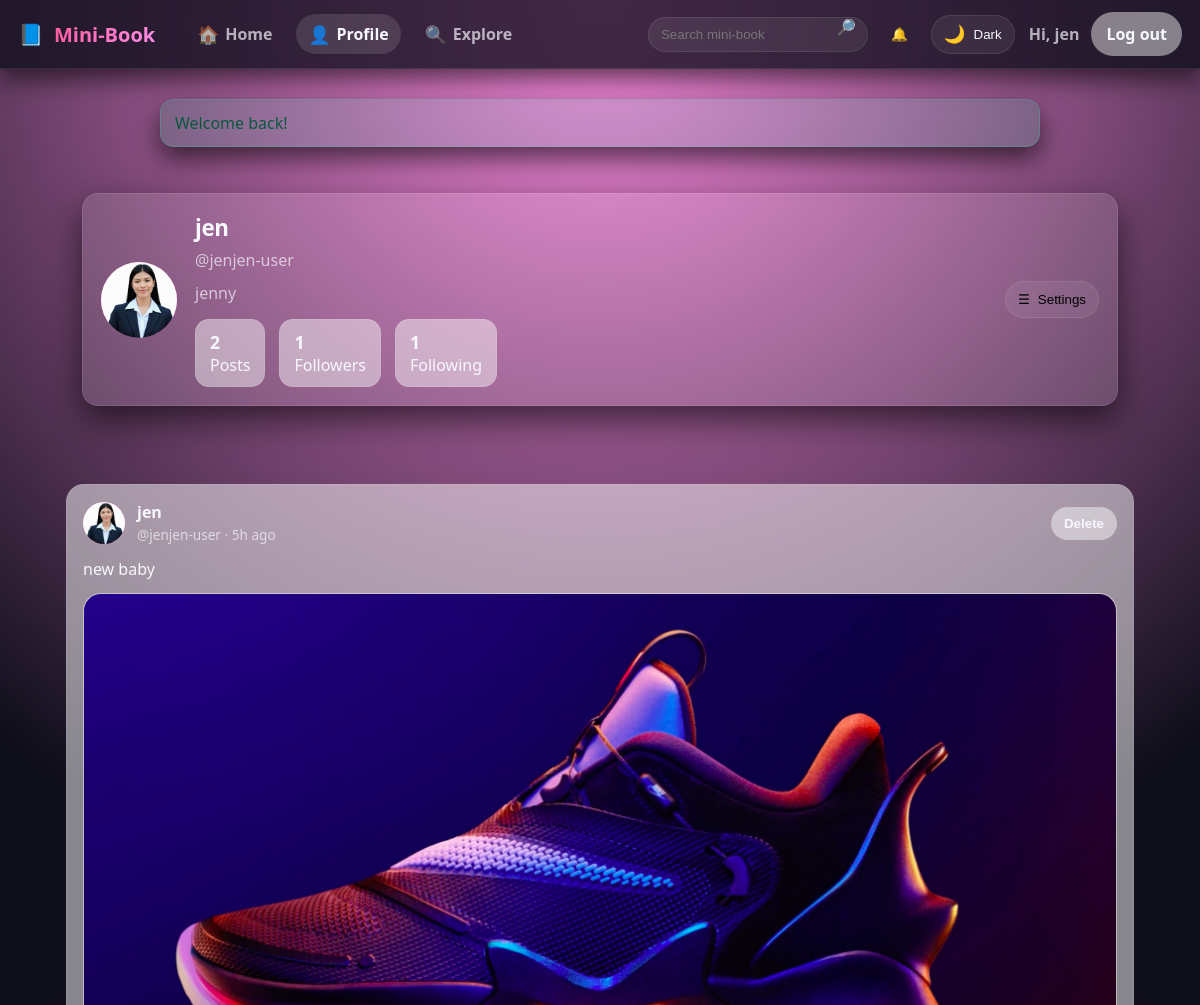
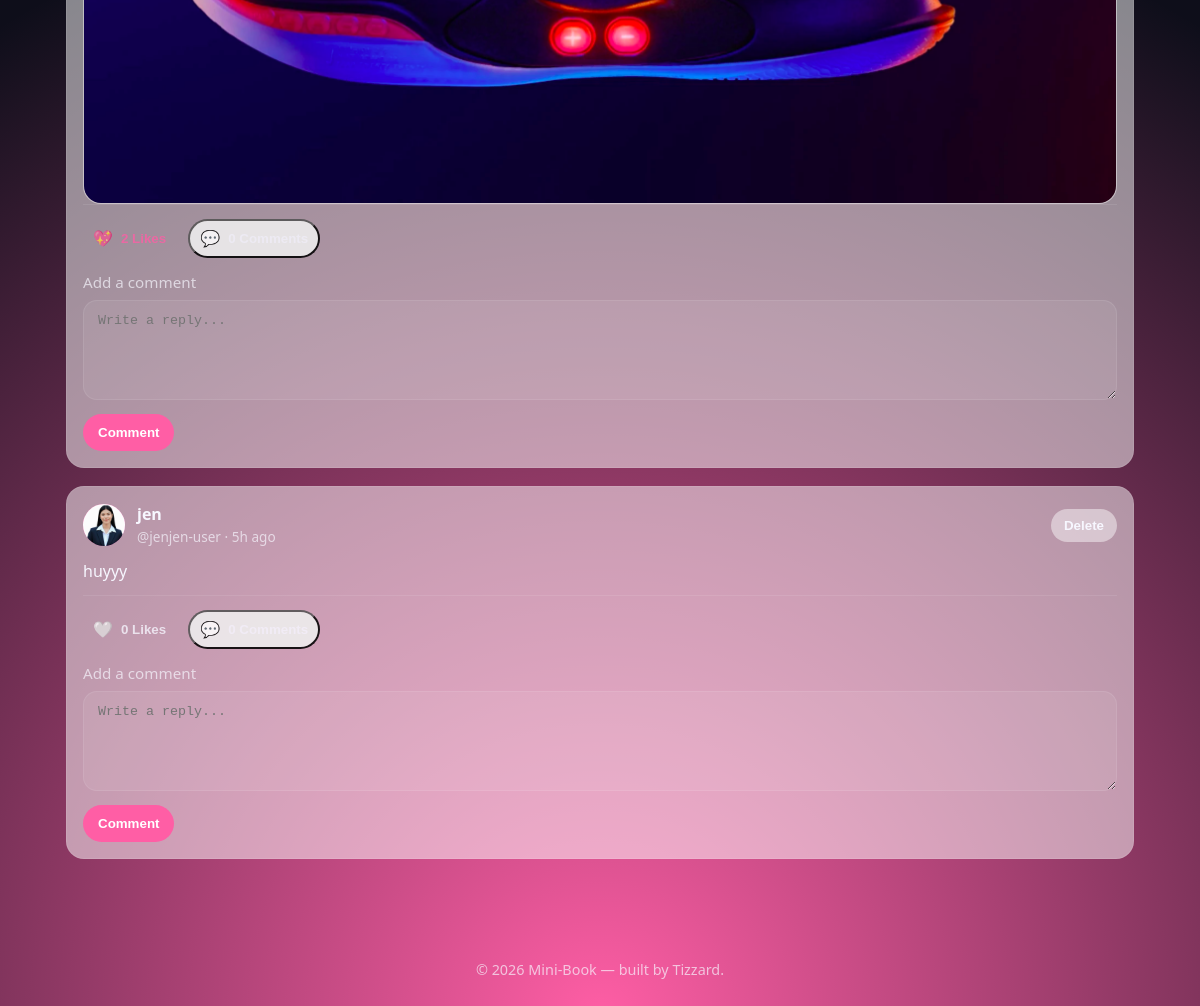
The page /profile.php?u=jenjen-user (signed in) on the database its author committed (2 pictures, top to bottom).
### tables this page shows
CREATE TABLE users (
    id INTEGER PRIMARY KEY AUTOINCREMENT,
    username TEXT NOT NULL UNIQUE,
    password_hash TEXT NOT NULL,
    full_name TEXT NOT NULL,
    bio TEXT DEFAULT '',
    created_at TEXT NOT NULL
, profile_pic TEXT DEFAULT NULL);

CREATE TABLE posts (
    id INTEGER PRIMARY KEY AUTOINCREMENT,
    user_id INTEGER NOT NULL,
    content TEXT NOT NULL,
    created_at TEXT NOT NULL, media TEXT DEFAULT NULL,
    FOREIGN KEY(user_id) REFERENCES users(id) ON DELETE CASCADE
);

### init.php (called while the page is built, shortened)
<?php
function mini_book_db(): PDO
{
    static $pdo;
    if ($pdo instanceof PDO) {
        return $pdo;
    }
    $dsn = 'sqlite:' . MINIBOOK_DB_PATH;
    $pdo = new PDO($dsn, null, null, [
        PDO::ATTR_ERRMODE => PDO::ERRMODE_EXCEPTION,
        PDO::ATTR_DEFAULT_FETCH_MODE => PDO::FETCH_ASSOC,
    ]);
    $pdo->exec('PRAGMA foreign_keys = ON');
    return $pdo;
}
function current_user(): ?array
{
    $db = mini_book_db();
    $stmt = $db->prepare('SELECT id, username, full_name, bio, created_at FROM users WHERE id = ?');
    $stmt->execute([$_SESSION['user_id']]);
    $user = $stmt->fetch();
    return $user ?: null;
}
function flash_get(string $key): ?string
{
    if (!isset($_SESSION['flash'][$key])) {
        return null;
    }
    $msg = $_SESSION['flash'][$key];
    return $msg;
}
function escape_html(string $value): string
{
    return htmlspecialchars($value, ENT_QUOTES | ENT_SUBSTITUTE, 'UTF-8');
}
function human_time(string $datetime): string
{
    $then = new DateTime($datetime);
    $now = new DateTime();
    $diff = $now->getTimestamp() - $then->getTimestamp();
    if ($diff < 86400) {
        $h = (int)floor($diff / 3600);
        return $h . 'h ago';
    }
    return $then->format('M j, Y');
}
function asset(string $path): string
{
    $base = rtrim(dirname($_SERVER['SCRIPT_NAME'] ?? ''), '/');
    if ($base === '' || $base === '/') {
        return '/' . ltrim($path, '/');
    }
    return $base . '/' . ltrim($path, '/');
}
function menu_active(string $page): string
{
    return (basename($_SERVER['PHP_SELF']) === $page) ? 'active' : '';
}
function count_followers(int $userId): int
{
    $db = mini_book_db();
    $stmt = $db->prepare('SELECT COUNT(*) FROM follows WHERE user_id = ?');
    $stmt->execute([$userId]);
    return (int)$stmt->fetchColumn();
}
function count_following(int $userId): int
{
    $db = mini_book_db();
    $stmt = $db->prepare('SELECT COUNT(*) FROM follows WHERE follower_id = ?');
    $stmt->execute([$userId]);
    return (int)$stmt->fetchColumn();
}
function is_post_liked(int $userId, int $postId): bool
{
    $db = mini_book_db();
    $stmt = $db->prepare('SELECT 1 FROM likes WHERE user_id = ? AND post_id = ?');
    $stmt->execute([$userId, $postId]);
    return (bool)$stmt->fetchColumn();
}
function get_user_by_username(string $username): ?array
{
    $db = mini_book_db();
    $stmt = $db->prepare('SELECT id, username, full_name, bio, profile_pic, created_at FROM users WHERE username = ?');
    $stmt->execute([$username]);
    return $stmt->fetch() ?: null;
}
function get_post_like_count(int $postId): int
{
    $db = mini_book_db();
    $stmt = $db->prepare('SELECT COUNT(*) FROM likes WHERE post_id = ?');
    $stmt->execute([$postId]);
    return (int)$stmt->fetchColumn();
}
function get_posts_for_user(int $userId, int $limit = 50): array
{
    $db = mini_book_db();
    $stmt = $db->prepare(
        'SELECT p.*, u.username, u.full_name, u.profile_pic FROM posts p JOIN users u ON p.user_id = u.id WHERE p.user_id = ? ORDER BY p.created_at DESC LIMIT ?'
    );
    $stmt->bindValue(1, $userId, PDO::PARAM_INT);
    $stmt->bindValue(2, $limit, PDO::PARAM_INT);
    $stmt->execute();
    return $stmt->fetchAll();
}
function get_profile_pic_url(?string $filename): string
{
    $safe = basename($filename);
    return asset('data/uploads/' . $safe);
}

### profile.php (the view, shortened to what this page needs)
<?php
require_once __DIR__ . '/init.php';
$user = current_user();
$username = trim($_GET['u'] ?? '');
$profile = get_user_by_username($username);
    ?>
    <?php
$posts = get_posts_for_user($profile['id'], 50);
$isMe = $profile['id'] === $user['id'];
require __DIR__ . '/header.php';
?>
<div class="page-wrapper">
  <div class="card">
    <div class="profile-header">
      <div class="profile-avatar" aria-hidden="true">
        <img src="<?= escape_html(get_profile_pic_url($profile['profile_pic'] ?? null)) ?>" alt="Profile picture" />
      </div>
      <div class="profile-meta">
        <h1><?= escape_html($profile['full_name']) ?></h1>
        <p style="margin: 6px 0 0; color: var(--text-muted);">@<?= escape_html($profile['username']) ?></p>
        <?php if ($profile['bio']): ?>
          <p style="margin: 10px 0 0; line-height: 1.5;"><?= nl2br(escape_html($profile['bio'])) ?></p>
        <?php else: ?>
          <p style="margin: 10px 0 0; color: var(--text-muted);">No bio yet. Add one from your feed.</p>
        <?php endif; ?>
        <div class="profile-stats">
          <div class="profile-stat">
            <strong><?= count($posts) ?></strong>
            Posts
          </div>
          <div class="profile-stat">
            <strong><?= count_followers($profile['id']) ?></strong>
            Followers
          </div>
          <div class="profile-stat">
            <strong><?= count_following($profile['id']) ?></strong>
            Following
          </div>
        </div>
      </div>
        <?php if ($isMe): ?>
          <div class="profile-settings">
            <button id="profileSettingsToggle" type="button" class="profile-settings-toggle" aria-haspopup="true" aria-expanded="false">
              <span aria-hidden="true">☰</span>
              <span>Settings</span>
            </button>
          </div>
        <?php endif; ?>
      </div>
    </div>
  </div>
  <?php if (count($posts) === 0): ?>
    <div class="card" style="text-align: center;">
      <p style="margin: 0;">No posts yet. Come back later!</p>
    </div>
  <?php else: ?>
    <?php foreach ($posts as $post): ?>
      <?php
        $liked = is_post_liked($user['id'], $post['id']);
        $likeCount = get_post_like_count($post['id']);
        $commentCount = get_post_comment_count($post['id']);
      ?>
      <article class="post">
        <div class="post-header">
          <a class="post-avatar" href="profile.php?u=<?= urlencode($post['username']) ?>" aria-label="View profile">
            <img src="<?= escape_html(get_profile_pic_url($post['profile_pic'] ?? null)) ?>" alt="<?= escape_html($post['full_name']) ?>" />
          </a>
          <div class="post-meta">
            <a href="profile.php?u=<?= urlencode($post['username']) ?>"><strong><?= escape_html($post['full_name']) ?></strong></a>
            <span>@<?= escape_html($post['username']) ?> · <?= human_time($post['created_at']) ?></span>
          </div>
          <?php if ($post['user_id'] === $user['id']): ?>
            <form method="post" action="post.php" style="margin:0;">
              <button type="submit" class="btn secondary" style="padding: 8px 12px;">Delete</button>
            </form>
          <?php endif; ?>
        </div>
        <div class="post-content"><?= nl2br(escape_html($post['content'])) ?></div>
        <?php if (!empty($post['media'])): ?>
          <div class="post-media">
            <img src="<?= escape_html(get_profile_pic_url($post['media'])) ?>" alt="Attached photo" />
          </div>
        <?php endif; ?>
        <div class="post-actions">
          <form method="post" action="post.php" class="post-action" style="display:inline-flex;">
            <button type="submit" class="post-action <?= $liked ? 'active' : '' ?>" style="border:none; background:transparent; padding:0;">
              <span class="icon"><?= $liked ? '💖' : '🤍' ?></span>
              <span><?= $likeCount ?> Like<?= $likeCount === 1 ? '' : 's' ?></span>
            </button>
          </form>
          <button class="post-action" type="button" onclick="document.getElementById('comment-form-<?= $post['id'] ?>').scrollIntoView({ behavior: 'smooth' });">
            <span class="icon">💬</span>
            <span><?= $commentCount ?> Comment<?= $commentCount === 1 ? '' : 's' ?></span>
          </button>
        </div>
        <form id="comment-form-<?= $post['id'] ?>" method="post" action="post.php">
          <div class="input-group" style="margin-top: 14px;">
            <label for="comment_<?= $post['id'] ?>">Add a comment</label>
            <textarea id="comment_<?= $post['id'] ?>" name="content" required placeholder="Write a reply..."></textarea>
          </div>
          <button type="submit" class="btn" style="padding: 10px 14px;">Comment</button>
        </form>
      </article>
    <?php endforeach; ?>
  <?php endif; ?>
<?php require __DIR__ . '/footer.php';

### header.php (shortened to what this page needs)
<?php
$user = current_user();
?>
<!DOCTYPE html>
<html lang="en">
<head>
  <link rel="stylesheet" href="<?= asset('assets/css/style.css') ?>" />
</head>
<body class="site-body">
  <header class="main-header">
    <div class="header-left">
      <a class="brand" href="feed.php" aria-label="Mini-Book Home">
        <span class="brand-logo" aria-hidden="true">📘</span>
        <span class="brand-text">Mini-Book</span>
      </a>
      <?php if ($user): ?>
        <nav class="primary-nav" aria-label="Primary">
          <a href="feed.php" class="nav-link <?= menu_active('feed.php') ?>" title="Home">
            <span aria-hidden="true" class="icon">🏠</span>
            <span class="nav-label">Home</span>
          </a>
          <a href="profile.php?u=<?= urlencode($user['username']) ?>" class="nav-link <?= menu_active('profile.php') ?>" title="Profile">
            <span aria-hidden="true" class="icon">👤</span>
            <span class="nav-label">Profile</span>
          </a>
          <a href="feed.php" class="nav-link" title="Explore">
            <span aria-hidden="true" class="icon">🔍</span>
            <span class="nav-label">Explore</span>
          </a>
        </nav>
      <?php endif; ?>
    </div>
    <div class="header-right">
      <?php if ($user): ?>
        <div class="search-wrapper">
          <form method="get" action="feed.php" class="search-form" role="search">
            <input name="q" type="search" placeholder="Search mini-book" aria-label="Search" class="search-input" />
            <button type="submit" class="search-btn" title="Search">🔎</button>
          </form>
        </div>
        <div class="notifications">
          <button id="notificationsToggle" type="button" class="icon-button" aria-haspopup="true" aria-expanded="false" aria-label="Notifications" onclick="window.toggleNotifications?.()">
            <span class="icon">🔔</span>
          </button>
        </div>
      <?php endif; ?>
      <div class="toggle-wrapper" title="Toggle dark mode">
        <button id="themeToggle" class="theme-toggle" aria-label="Toggle dark mode">
          <span class="icon">🌙</span>
          <span class="toggle-label">Dark</span>
        </button>
      </div>
      <?php if ($user): ?>
        <div class="account-menu">
          <span class="account-name">Hi, <?= escape_html($user['full_name'] ?? $user['username']) ?></span>
          <a class="btn secondary" href="logout.php">Log out</a>
        </div>
      <?php endif; ?>
    </div>
  </header>
  <main class="page-wrapper">
    <?php if ($flash = flash_get('success')): ?>
      <div class="toast toast-success" role="status"><?= escape_html($flash) ?></div>
    <?php endif; ?>

### rows shown on the page
users: full_name "jen", profile_pic (picture), username "jenjen-user", bio "jenny"
posts: user.profile_pic (picture), user.full_name "jen", user.username "jenjen-user", created_at "5h ago", content "new baby", media (picture), content "Write a reply..."
posts: user.profile_pic (picture), user.full_name "jen", user.username "jenjen-user", created_at "5h ago", content "huyyy", likeCount "0", content "Write a reply..."

### other values the page prints
escape_html($flash) "Welcome back!"
count($posts) "2"
count_followers($profile['id']) "1"
count_following($profile['id']) "1"
